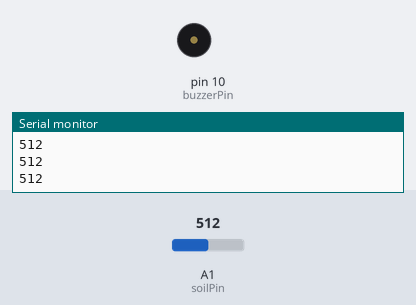
Simulated run of this sketch. Board: Arduino Uno, built with avr-gcc and run on an emulated ATmega328P. Shown: buzzer (waves = sounding, pin HIGH), the last lines printed to the serial monitor. The test bench sets the inputs (shaded band); at power-on: A1 (soilPin) = 512.

Above: at 1.3 s.
1.4 s: A1 (soilPin) set to 489
At 2.6 s:
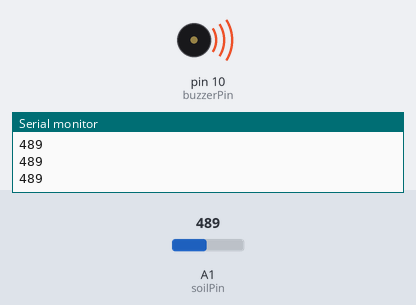
3.0 s: A1 (soilPin) set to 510
At 3.8 s:
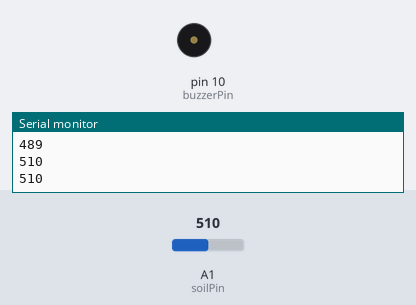
4.5 s: A1 (soilPin) set to 490
At 5.0 s:
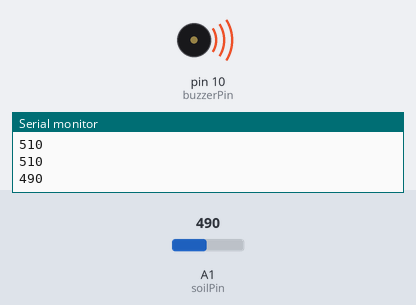
Timing chart, 0 to 7.5 s (numbered marks = the images above; inputs shaded):
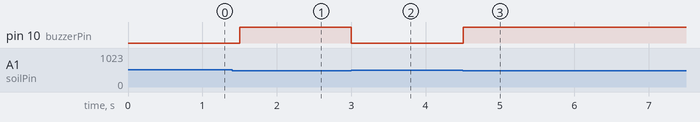

The sketch:

Soil_Moisture_Alert.ino
```cpp
int soilPin = A1;
int buzzerPin = 10;
int threshold = 500;
void setup()
{
pinMode(buzzerPin, OUTPUT);
Serial.begin(9600);
}
void loop()
{
int soilValue = analogRead(soilPin);
Serial.println(soilValue);
if (soilValue < threshold)
{
digitalWrite(buzzerPin, HIGH);
}
else
{
digitalWrite(buzzerPin, LOW);
}
  delay(500);
}
```

Measured:
- the behaviour switches between 500 and 499 on A1 (soilPin) (found by bisection; images 0 and 1)
- after the input at 1.4 s, pin 10 (buzzerPin): LOW → HIGH after 0.10 s
- after the input at 3.0 s, pin 10 (buzzerPin): HIGH → LOW at once
- after the input at 4.5 s, pin 10 (buzzerPin): LOW → HIGH at once
